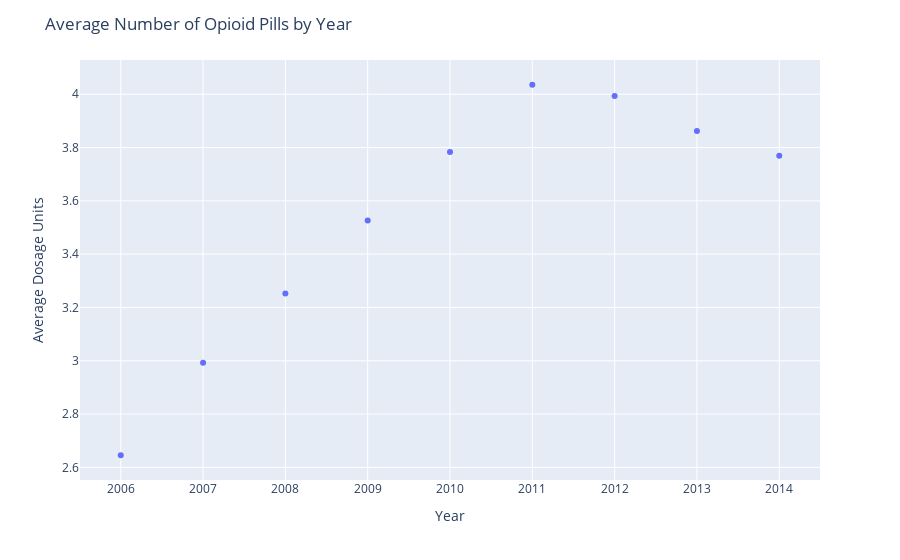

The notebook cell saved with this chart:
### Code cell
fig = px.scatter(annual_grouped, x="year", y="Pills_in_millions")

fig.update_layout(
    title="Average Number of Opioid Pills by Year",
    xaxis_title="Year",
    yaxis_title="Average Dosage Units",
)

fig.show()

### Figure 1 — Plotly figure (JSON) as saved in the notebook; plotly's stock layout.template omitted (floating-point values rounded to 4 significant figures)
{"data": [{"hovertemplate": "year=%{x}<br>Pills_in_millions=%{y}<extra></extra>", "legendgroup": "", "marker": {"color": "#636efa", "symbol": "circle"}, "mode": "markers", "name": "", "orientation": "v", "showlegend": false, "type": "scatter", "x": ["2006", "2007", "2008", "2009", "2010", "2011", "2012", "2013", "2014"], "xaxis": "x", "y": [2.645, 2.992, 3.252, 3.526, 3.784, 4.036, 3.993, 3.862, 3.769], "yaxis": "y"}], "layout": {"legend": {"tracegroupgap": 0}, "margin": {"t": 60}, "title": {"text": "Average Number of Opioid Pills by Year"}, "xaxis": {"anchor": "y", "domain": [0, 1], "title": {"text": "Year"}}, "yaxis": {"anchor": "x", "domain": [0, 1], "title": {"text": "Average Dosage Units"}}}}
